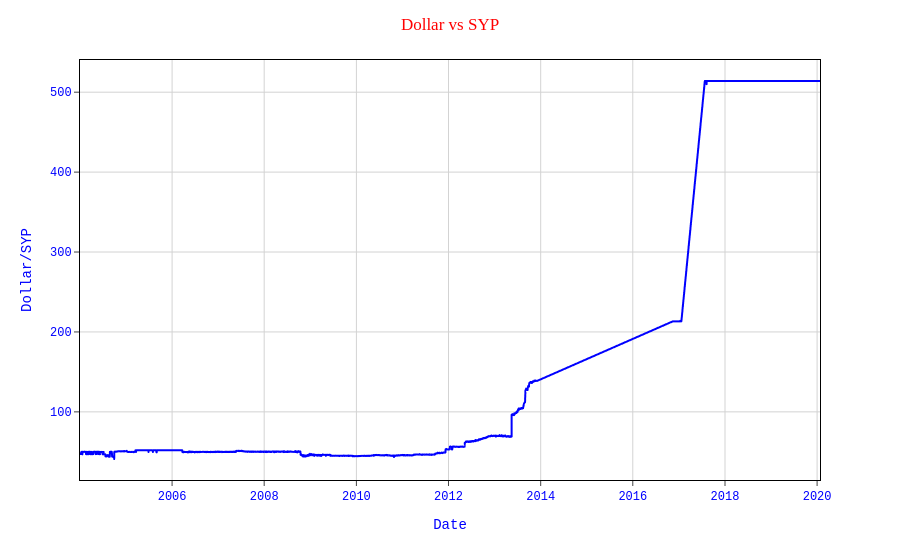

Notebook cell for this chart:
### Code cell
plt.figure(figsize=(12,10),dpi=200)
plot = px.line(x=df_SYP['Date'], y=df_SYP['SYP=X'])
plot.update_traces(line_color='#0000ff', line_width=2)
plot.update_layout(
    plot_bgcolor='white',
    title="Dollar vs SYP",
    title_x=0.5,
    xaxis_title="Date",
    yaxis_title="Dollar/SYP",
    font_family="Courier New",
    font_color="blue",
    title_font_family="Times New Roman",
    title_font_color="red",
)
plot.update_xaxes(
    mirror=True,
    ticks='outside',
    showline=True,
    linecolor='black',
    gridcolor='lightgrey'
)
plot.update_yaxes(
    mirror=True,
    ticks='outside',
    showline=True,
    linecolor='black',
    gridcolor='lightgrey'
)

plt.tight_layout()
plot.show();

### Figure 1 — Plotly figure (JSON) as saved in the notebook; plotly's stock layout.template omitted (floating-point values rounded to 4 significant figures; data arrays with more than 128 entries replaced by an {"elided": "..."} marker saying what was removed)
{"data": [{"hovertemplate": "x=%{x}<br>y=%{y}<extra></extra>", "legendgroup": "", "line": {"color": "#0000ff", "dash": "solid", "width": 2}, "marker": {"symbol": "circle"}, "mode": "lines", "name": "", "showlegend": false, "type": "scattergl", "x": {"elided": "3247 str values"}, "xaxis": "x", "y": {"elided": "3247 float values"}, "yaxis": "y"}], "layout": {"font": {"color": "blue", "family": "Courier New"}, "legend": {"tracegroupgap": 0}, "margin": {"t": 60}, "plot_bgcolor": "white", "title": {"font": {"color": "red", "family": "Times New Roman"}, "text": "Dollar vs SYP", "x": 0.5}, "xaxis": {"anchor": "y", "domain": [0, 1], "gridcolor": "lightgrey", "linecolor": "black", "mirror": true, "showline": true, "ticks": "outside", "title": {"text": "Date"}}, "yaxis": {"anchor": "x", "domain": [0, 1], "gridcolor": "lightgrey", "linecolor": "black", "mirror": true, "showline": true, "ticks": "outside", "title": {"text": "Dollar/SYP"}}}}
